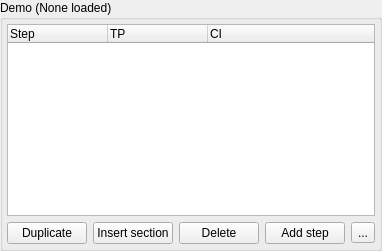
               <widget class="QGroupBox" name="demoTreeBox">
                <property name="title">
                 <string>Demo (None loaded)</string>
                </property>
                <property name="flat">
                 <bool>true</bool>
                </property>
                <layout class="QVBoxLayout" name="verticalLayout_6">
                 <property name="leftMargin">
                  <number>4</number>
                 </property>
                 <property name="topMargin">
                  <number>4</number>
                 </property>
                 <property name="rightMargin">
                  <number>4</number>
                 </property>
                 <property name="bottomMargin">
                  <number>4</number>
                 </property>
                 <item>
                  <widget class="QTreeWidget" name="demoTreeWidget">
                   <column>
                    <property name="text">
                     <string notr="true">Step</string>
                    </property>
                   </column>
                   <column>
                    <property name="text">
                     <string>TP</string>
                    </property>
                   </column>
                   <column>
                    <property name="text">
                     <string>CI</string>
                    </property>
                   </column>
                  </widget>
                 </item>
                 <item>
                  <layout class="QHBoxLayout" name="horizontalLayout_5">
                   <item>
                    <widget class="QPushButton" name="demoDuplicateBtn">
                     <property name="text">
                      <string>Duplicate</string>
                     </property>
                    </widget>
                   </item>
                   <item>
                    <widget class="QPushButton" name="demoInsertSectionBtn">
                     <property name="text">
                      <string>Insert section</string>
                     </property>
                    </widget>
                   </item>
                   <item>
                    <widget class="QPushButton" name="demoDeleteBtn">
                     <property name="text">
                      <string>Delete</string>
                     </property>
                    </widget>
                   </item>
                   <item>
                    <widget class="QPushButton" name="demoAddStepBtn">
                     <property name="text">
                      <string>Add step</string>
                     </property>
                    </widget>
                   </item>
                   <item>
                    <widget class="QToolButton" name="demoOverflowBtn">
                     <property name="text">
                      <string>...</string>
                     </property>
                    </widget>
                   </item>
                  </layout>
                 </item>
                </layout>
               </widget>
